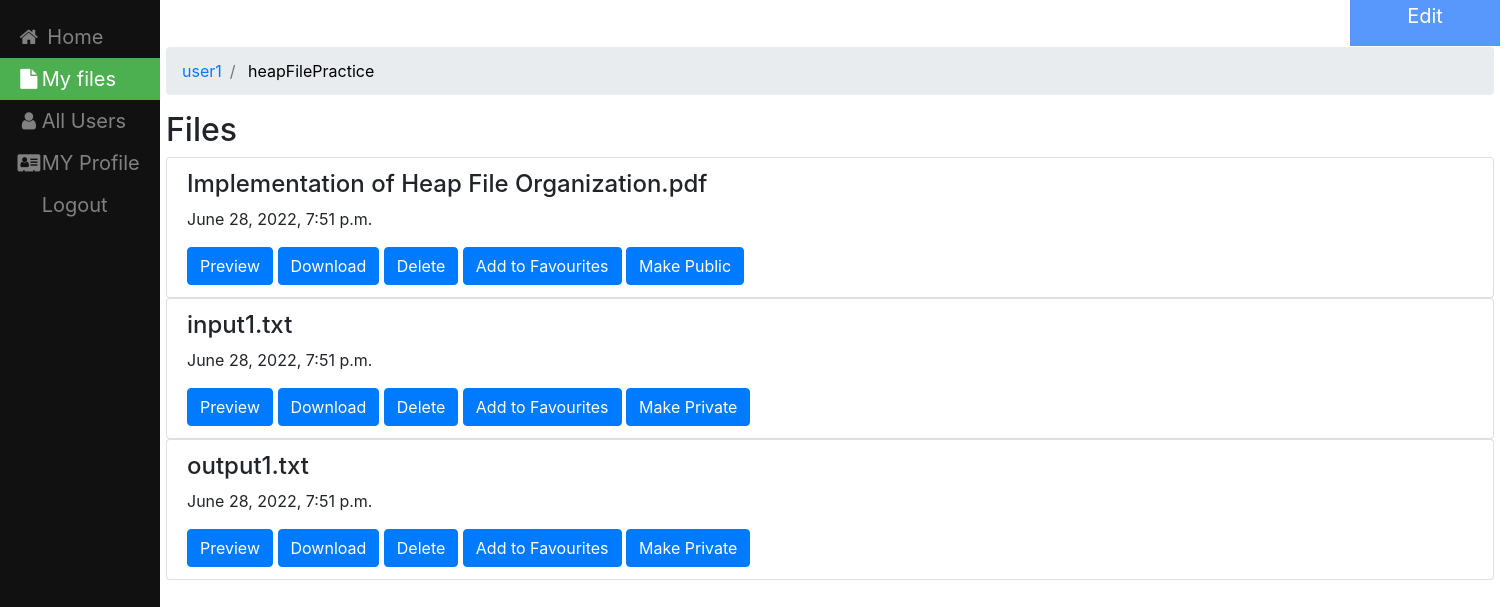
Page /folder/5/ (signed in) on the committed database.
### filesharing/models.py (models this page shows, shortened)
class Folder(models.Model):
    name=models.CharField(max_length=100,null=True,blank=True)
    user=models.ForeignKey(User,on_delete=models.CASCADE, default=None)
    linkedfolder=models.ForeignKey("self",null=True,on_delete=models.CASCADE,blank=True)
    def __str__(self):
        return  self.name

class File(models.Model):
    name = models.CharField(max_length=100,null=True,blank=True)
    file=models.FileField(upload_to=user_directory_path)
    created_on = models.DateTimeField(auto_now_add=True)
    user = models.ForeignKey(User,on_delete=models.CASCADE, default=None)
    folder=models.ForeignKey(Folder,null=True,on_delete=models.CASCADE,blank=True)
    isprivate = models.BooleanField(default=False)
    def __str__(self):
        return self.name

### filesharing/views.py (the view)
# urls.py: path('folder/<int:folder_id>/', views.user_details, name='user-linked-files'),
def user_details(request,folder_id):
    f = fav.objects.filter(user=request.user)
    files = f
    fi = set(())
    fold = set(())
    for i in range(len(files)):
        if files[i].sfile:
            fi.add(files[i].sfile.id)
        elif files[i].sfolder:
            fold.add(files[i].sfolder.id)
    folder = get_object_or_404(Folder,pk=folder_id)
    files = folder.file_set.all()
    folders = folder.folder_set.all()
    print(files,folders)
    favfiles=[]
    notfavfiles=[]
    favfolders=[]
    notfavfolders=[]
    for i in range(len(files)):
        if files[i].id in fi :
            favfiles.append(files[i])
        else:
             notfavfiles.append(files[i])
    for i in range(len(folders)):
        if folders[i].id in fold :
            favfolders.append(folders[i])
        else:
             notfavfolders.append(folders[i])
    temp = folder
    parent_list = []
    parent_list.append(temp)
    while temp.linkedfolder:
        parent = temp.linkedfolder
        parent_list.append(parent)
        temp = parent
    active_folder = parent_list[0]
    parent_list.reverse()
    print(notfavfiles,favfiles)
    context={'folder':folder,'folders':favfolders,'notfavfolders':notfavfolders,'files':favfiles,'notfav':notfavfiles,'folder_id':folder_id,'parent_list':parent_list,'active_folder':active_folder}
    return render(request,'filesharing/user_linkedfiles.html',context)

### templates/filesharing/user_linkedfiles.html (shortened to what this page needs)
{% load static %}
<!DOCTYPE html>
<html lang="en" dir="ltr">
  <head>
    <link rel="stylesheet" type="text/css" href="{%  static "css/styles.css" %}"/>
    <link rel="stylesheet" href="https://cdnjs.cloudflare.com/ajax/libs/font-awesome/4.7.0/css/font-awesome.min.css">
    <link rel="stylesheet" href="https://maxcdn.bootstrapcdn.com/bootstrap/4.0.0/css/bootstrap.min.css">
  </head>
</head>
  <body>
<div class="sidebar">
  <a href="{% url 'filesharing:home1' %}"><i class="fa fa-fw fa-home"></i> Home</a>
  <a  class="active" href="{% url 'filesharing:My_Files' %}"><i class="fa fa-fw fa-file"></i>My files</a>
  <a  href="{% url 'filesharing:allusers' %}"><i class="fa fa-fw fa-user"></i>All Users</a>
  <a href="{% url 'createdprofile' %}"><i class="fa fa-fw fa-address-card"></i>MY Profile</a>
  <a href="{% url 'logout' %}">Logout</a>
</div>
<div class="dropdown">
  <button class="dropbtn">Edit </button>
</div>
<div class="content">
 <ol class="breadcrumb">
  <li class="breadcrumb-item"> <a href="{% url 'filesharing:My_Files' %}"> {{ user.username }} </a> </li>
  {% for parent in parent_list %}
    {% if parent is not active_folder %}
      <li class="breadcrumb-item"> <a href="{% url 'filesharing:user-linked-files' parent.id %}"> {{ parent }}</a> </li>
    {% else %}
    <li class="breadcrumb-item active" aria-current="page"><a href="{% url 'filesharing:user-linked-files' parent.id %}" style="color:black"> {{ parent }}</a></li>
    {% endif %}
  {% endfor %}
</ol>
  {%  if notfav or files  %}
  <h2> Files</h2>
  {% endif %}
{% for file in notfav %}
        <div class="list-group">
             <div class="list-group-item">
                 <h4 class="list-group-item-text">{{ file.name}}</h4>
                  <p class="list-group-item-text">{{ file.created_on}}</p>
                <td> <a class="list-group-item-text" href="{{ file.file.url }}" target="_blank"><button type="button" class="btn btn-primary">Preview</button> </a> </td>
                 <a class="list-group-item-text" href="{{ file.file.url }}" target="_blank" download><button type="button" class="btn btn-primary">Download</button></a>
               <a class="list-group-item-text" href="{% url 'filesharing:delete' file.pk %}" ><button type="button" class="btn btn-primary">Delete</button></a>
                 <a class="list-group-item-text" href="{% url 'filesharing:starredfile' file.pk  %}" ><button type="button" class="btn btn-primary">Add to Favourites</button></a>
                 {% if file.isprivate %}
                    <a class="list-group-item-text" href="{% url 'filesharing:makepublic' file.pk %}" ><button type="button" class="btn btn-primary">Make Public</button></a>
                 {% else %}
                     <a class="list-group-item-text" href="{% url 'filesharing:makeprivate' file.pk %}" ><button type="button" class="btn btn-primary">Make Private</button></a>
                  {% endif %}
             </div>
        </div>
 {% endfor %}
</div>
  </body>
</html>

### static/css/styles.css (style rules this page uses)
.sidebar { height: 100%; width: 160px; position: fixed; z-index: 1; top: 0; left: 0; background-color: #111; overflow-x: hidden; padding-top: 16px; }
.sidebar a { padding: 6px 8px 6px 16px; text-decoration: none; font-size: 20px; color: #818181; display: block; }
.sidebar a.active { background-color: #4CAF50; color: white; }
div.content { margin-left: 150px; padding: 1px 16px; height: 2000px; }

### templates/filesharing/user_linkedfiles.html (style rules this page uses)
.dropbtn { margin-left: 1350px; background-color: #5897fb ; color: white; width: 150px; padding-bottom: 15px; font-size: 20px; text-align:center; border: none; }
.dropdown { position: relative; display: inline-block; }

### rows in the picture
Folder: name "heapFilePractice"
File: name "Implementation of Heap File Organization.pdf", created_on "June 28, 2022, 7:51 p.m.", isprivate "Make Public"
File: name "input1.txt", created_on "June 28, 2022, 7:51 p.m.", isprivate "Make Private"
File: name "output1.txt", created_on "June 28, 2022, 7:51 p.m.", isprivate "Make Private"

### other values in the picture
{{ user.username }} "user1"
